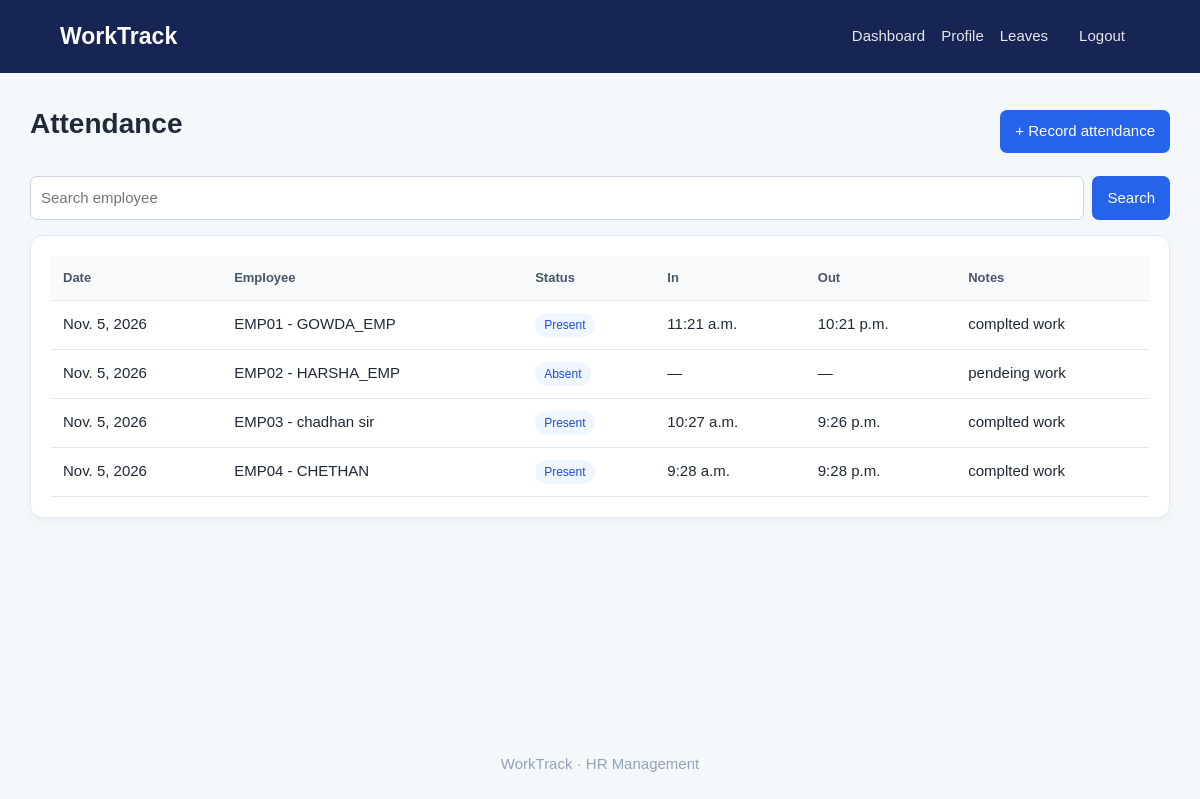
The app's page /attendance/ (signed in) with its own data.
### employees/models.py (models this page shows, shortened)
class Attendance(models.Model):
 STATUS=[("Present","Present"),("Absent","Absent"),("Late","Late"),("Half Day","Half Day")]
 employee=models.ForeignKey(Employee,on_delete=models.CASCADE,related_name="attendance")
 date=models.DateField()
 status=models.CharField(max_length=20,choices=STATUS,default="Present")
 check_in=models.TimeField(null=True,blank=True)
 check_out=models.TimeField(null=True,blank=True)
 notes=models.CharField(max_length=250,blank=True)
 class Meta:
  constraints=[models.UniqueConstraint(fields=["employee","date"],name="unique_employee_attendance_day")]
  ordering=["-date","employee__employee_id"]

class Employee(models.Model):
 user=models.OneToOneField(settings.AUTH_USER_MODEL,on_delete=models.CASCADE,related_name="employee_profile")
 employee_id=models.CharField(max_length=20,unique=True)
 department=models.ForeignKey(Department,on_delete=models.SET_NULL,null=True,blank=True)
 designation=models.CharField(max_length=100,blank=True)
 phone=models.CharField(max_length=20,blank=True)
 joining_date=models.DateField(null=True,blank=True)
 salary=models.DecimalField(max_digits=10,decimal_places=2,default=0)
 address=models.TextField(blank=True)
 def __str__(self): return f"{self.employee_id} - {self.user.get_full_name() or self.user.username}"

### employees/views.py (the view)
# urls.py: path("attendance/",views.attendance_list,name="attendance_list"),
@roles_required("Admin","HR")
def attendance_list(request):
 qs=Attendance.objects.select_related("employee","employee__user")
 q=request.GET.get("q","").strip()
 if q: qs=qs.filter(Q(employee__employee_id__icontains=q)|Q(employee__user__first_name__icontains=q))
 return render(request,"employees/attendance_list.html",{"records":qs,"q":q})

### employees/views.py (called while the page is built)
def role(user):
 if not user.is_authenticated: return "Guest"
 if user.is_superuser: return "Admin"
 names=set(user.groups.values_list("name",flat=True))
 for r in ("Admin","HR","Employee"):
  if r in names: return r
 return "Employee"

def roles_required(*allowed):
 def decorator(view):
  @login_required
  @wraps(view)
  def wrapped(request,*args,**kwargs):
   if role(request.user) not in allowed:
    messages.error(request,"You do not have permission to access that page.")
    return redirect("dashboard")
   return view(request,*args,**kwargs)
  return wrapped
 return decorator

### templates/employees/attendance_list.html
{% extends "base.html" %}{% block content %}<div class="heading"><h1>Attendance</h1><a class="primary" href="{% url 'attendance_add' %}">+ Record attendance</a></div><form class="search" method="get"><input name="q" value="{{ q }}" placeholder="Search employee"><button>Search</button></form><div class="card"><table><thead><tr><th>Date</th><th>Employee</th><th>Status</th><th>In</th><th>Out</th><th>Notes</th></tr></thead><tbody>{% for a in records %}<tr><td>{{ a.date }}</td><td>{{ a.employee }}</td><td><span class="pill">{{ a.status }}</span></td><td>{{ a.check_in|default:"—" }}</td><td>{{ a.check_out|default:"—" }}</td><td>{{ a.notes|default:"—" }}</td></tr>{% empty %}<tr><td colspan="6">No attendance records yet.</td></tr>{% endfor %}</tbody></table></div>{% endblock %}

### static/css/style.css (style rules this page uses)
* { box-sizing:border-box }
body { margin:0;background:#f4f7fb;color:#1f2937;font:15px/1.5 Arial,sans-serif }
h1 { font-size:28px;margin:0 0 16px }
.card { background:white;border:1px solid #e2e8f0;border-radius:12px;padding:20px;box-shadow:0 3px 12px #0f172a08 }
.heading { display:flex;align-items:center;justify-content:space-between;gap:15px;margin-bottom:15px }
.primary,button { display:inline-block;border:0;border-radius:7px;background:#2563eb;color:white;padding:10px 15px;text-decoration:none;cursor:pointer;font:inherit }
.search { display:flex;gap:8px;margin:0 0 15px }
.search input { flex:1 }
input,select,textarea { width:100%;padding:10px;border:1px solid #cbd5e1;border-radius:7px;font:inherit;background:white }
table { width:100%;border-collapse:collapse;min-width:650px }
th,td { text-align:left;padding:12px;border-bottom:1px solid #e5e7eb;vertical-align:top }
th { background:#f8fafc;color:#475569;font-size:13px }
.pill { display:inline-block;padding:3px 9px;border-radius:20px;background:#eff6ff;color:#1d4ed8;font-size:12px }

### records on screen
Attendance: date "Nov. 5, 2026", employee "EMP01 - GOWDA_EMP", status "Present", check_in "11:21 a.m.", check_out "10:21 p.m.", notes "complted work"
Attendance: date "Nov. 5, 2026", employee "EMP02 - HARSHA_EMP", status "Absent", check_in "—", check_out "—", notes "pendeing work"
Attendance: date "Nov. 5, 2026", employee "EMP03 - chadhan sir", status "Present", check_in "10:27 a.m.", check_out "9:26 p.m.", notes "complted work"
Attendance: date "Nov. 5, 2026", employee "EMP04 - CHETHAN", status "Present", check_in "9:28 a.m.", check_out "9:28 p.m.", notes "complted work"
